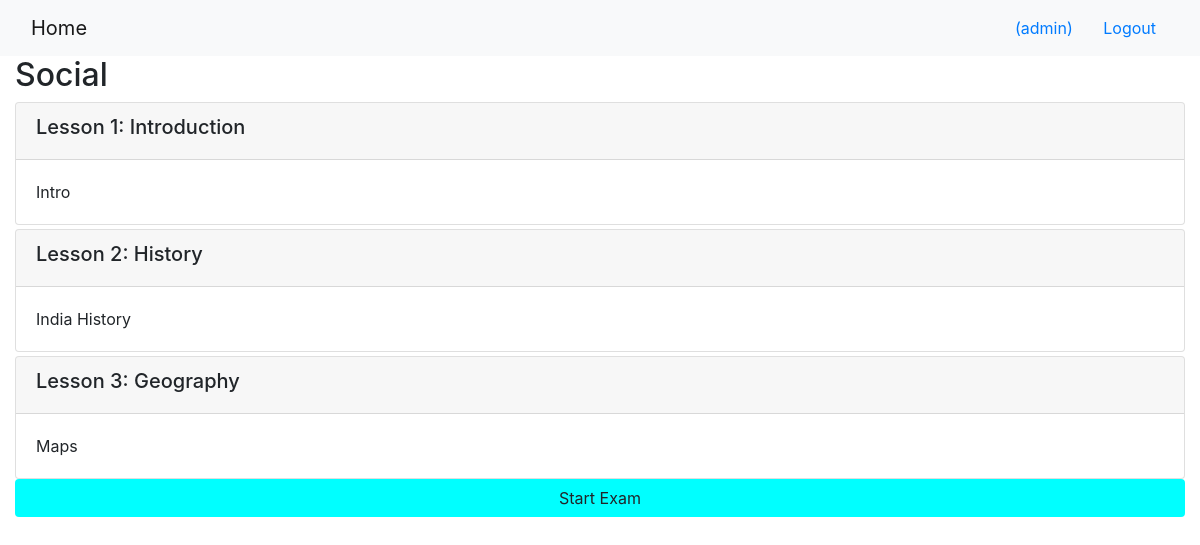
/onlinecourse/1/ (signed in), run on the app's committed database.
### onlinecourse/models.py (models this page shows, shortened)
class Course(models.Model):
    name = models.CharField(null=False, max_length=30, default='online course')
    image = models.ImageField(upload_to='course_images/')
    description = models.CharField(max_length=1000)
    pub_date = models.DateField(null=True)
    instructors = models.ManyToManyField(Instructor)
    users = models.ManyToManyField(settings.AUTH_USER_MODEL, through='Enrollment')
    total_enrollment = models.IntegerField(default=0)
    is_enrolled = False

class Lesson(models.Model):
    title = models.CharField(max_length=200, default="title")
    order = models.IntegerField(default=0)
    course = models.ForeignKey(Course, on_delete=models.CASCADE)
    content = models.TextField()

### onlinecourse/views.py (the view)
# urls.py: path('<int:pk>/', views.CourseDetailView.as_view(), name='course_details'),
class CourseDetailView(generic.DetailView):
    model = Course
    template_name = 'onlinecourse/course_detail_bootstrap.html'

### onlinecourse/templates/onlinecourse/course_detail_bootstrap.html (shortened to what this page needs)
<!DOCTYPE html>
<html lang="en">
<head>
     {% load static %}
    <link rel="stylesheet" href="https://maxcdn.bootstrapcdn.com/bootstrap/4.5.2/css/bootstrap.min.css">
</head>
<body>
    <nav class="navbar navbar-light bg-light">
        <div class="container-fluid">
            <div class="navbar-header">
                  <a class="navbar-brand" href="{% url 'onlinecourse:index' %}">Home</a>
            </div>
            <ul class="nav navbar-nav navbar-right">
                {% if user.is_authenticated %}
                <li>
                    <a class="btn btn-link" href="#">{{ user.first_name }}({{ user.username }})</a>
                    <a class="btn btn-link" href="{% url 'onlinecourse:logout' %}">Logout</a>
                </li>
                {% endif %}
            </ul>
        </div>
    </nav>
    <div class="container-fluid">
            <h2>{{ course.name }}</h2>
            <div class="card-columns-vertical">
                {% for lesson in course.lesson_set.all %}
                    <div class="card mt-1">
                        <div class="card-header"><h5>Lesson {{lesson.order|add:1}}: {{lesson.title}}</h5></div>
                        <div class="card-body">{{lesson.content}}</div>
                    </div>
                {% endfor %}
            </div>
            <button class="btn btn-block" style="background-color: aqua;" data-toggle="collapse" data-target="#exam">Start Exam</button>
        </div>
</body>
</html>

### data on the page
Course: name "Social"
Lesson: order|add "1", title "Introduction", content "Intro"
Lesson: order|add "2", title "History", content "India History"
Lesson: order|add "3", title "Geography", content "Maps"

### other printed values
{{ user.username }} "admin"
